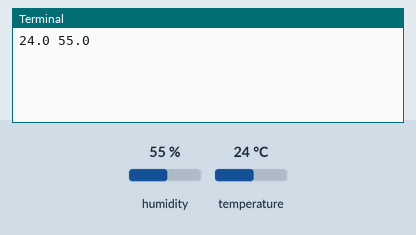
Simulated run of this program. Board: Raspberry Pi (BCM pin numbers). Parts: the last lines printed to the terminal. The test bench sets the inputs (shaded band); at power-on: humidity 55 %, temperature 24 °C. System figures (address, load, memory, disk, uptime) are fixed made-up values.

Above: at 1.2 s.
1.3 s: humidity set to 22 %
At 3.1 s:
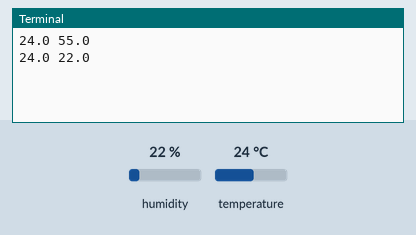
4.3 s: temperature set to 12 °C
At 5.6 s:
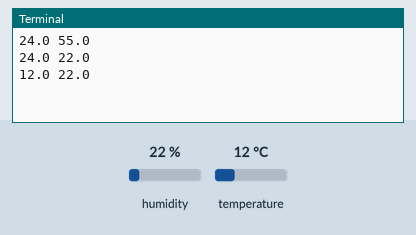
7.3 s: humidity set to 40 %
At 10.3 s:
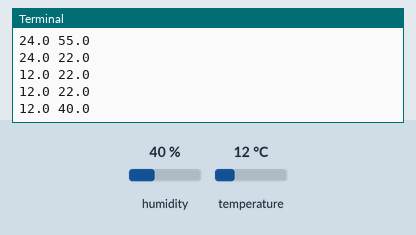
Timing chart, 0 to 11.8 s (numbered marks = the images above; inputs shaded):
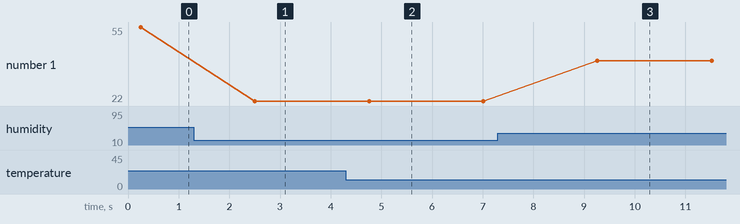

The program:

weather.py
```python
from time import sleep

import adafruit_dht
import board
import psutil
for proc in psutil.process_iter():
    if proc.name() == 'libgpiod_pulsein':
        proc.kill()

dht_device = adafruit_dht.DHT22(board.D4)

try:
    while True:
        try:
            temperature = dht_device.temperature
            humidity = dht_device.humidity
            print(temperature, humidity)
        except RuntimeError:
            sleep(1.0)
        sleep(2)
except KeyboardInterrupt:
    print("I'm done!!")
finally:
    dht_device.exit()    
```

Measured:
- after the input at 1.3 s, the terminal: prints a new line after 1.2 s (image 1)
- after the input at 4.3 s, the terminal: prints a new line after 0.46 s (image 2)
- after the input at 7.3 s, the terminal: prints a new line after 2.0 s (image 3)
- plotted number 1: 55 → 22 after the input at 1.3 s, 22 → 40 after the input at 7.3 s
